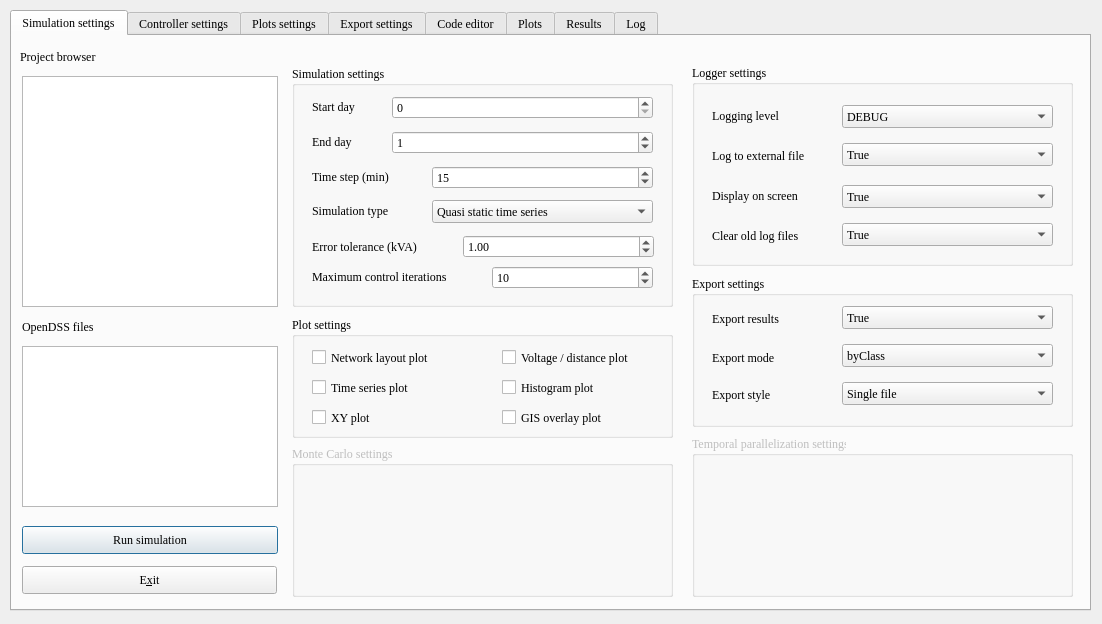
<?xml version="1.0" encoding="UTF-8"?>
<ui version="4.0">
 <class>PyDSS</class>
 <widget class="QDialog" name="PyDSS">
  <property name="windowModality">
   <enum>Qt::ApplicationModal</enum>
  </property>
  <property name="geometry">
   <rect>
    <x>0</x>
    <y>0</y>
    <width>1102</width>
    <height>624</height>
   </rect>
  </property>
  <property name="font">
   <font>
    <family>Times New Roman</family>
   </font>
  </property>
  <property name="windowTitle">
   <string>PyDSS</string>
  </property>
  <property name="windowIcon">
   <iconset>
    <normaloff>Icons/PyDSS.ico</normaloff>Icons/PyDSS.ico</iconset>
  </property>
  <property name="windowOpacity">
   <double>4.000000000000000</double>
  </property>
  <widget class="QTabWidget" name="tabWidget">
   <property name="enabled">
    <bool>true</bool>
   </property>
   <property name="geometry">
    <rect>
     <x>10</x>
     <y>10</y>
     <width>1081</width>
     <height>601</height>
    </rect>
   </property>
   <property name="font">
    <font>
     <family>Times New Roman</family>
    </font>
   </property>
   <property name="currentIndex">
    <number>0</number>
   </property>
   <widget class="QWidget" name="tab">
    <attribute name="title">
     <string>Simulation settings</string>
    </attribute>
    <widget class="QLabel" name="label_7">
     <property name="geometry">
      <rect>
       <x>8</x>
       <y>10</y>
       <width>191</width>
       <height>21</height>
      </rect>
     </property>
     <property name="text">
      <string>Project browser</string>
     </property>
    </widget>
    <widget class="QTreeView" name="treeView_ProjectBrowser">
     <property name="geometry">
      <rect>
       <x>10</x>
       <y>40</y>
       <width>256</width>
       <height>231</height>
      </rect>
     </property>
    </widget>
    <widget class="QGroupBox" name="groupBox">
     <property name="geometry">
      <rect>
       <x>280</x>
       <y>30</y>
       <width>381</width>
       <height>241</height>
      </rect>
     </property>
     <property name="title">
      <string>Simulation settings</string>
     </property>
     <widget class="QLabel" name="label_8">
      <property name="geometry">
       <rect>
        <x>20</x>
        <y>30</y>
        <width>191</width>
        <height>21</height>
       </rect>
      </property>
      <property name="text">
       <string>Start day</string>
      </property>
     </widget>
     <widget class="QLabel" name="label_9">
      <property name="geometry">
       <rect>
        <x>20</x>
        <y>65</y>
        <width>191</width>
        <height>21</height>
       </rect>
      </property>
      <property name="text">
       <string>End day</string>
      </property>
     </widget>
     <widget class="QLabel" name="label_10">
      <property name="geometry">
       <rect>
        <x>20</x>
        <y>100</y>
        <width>191</width>
        <height>21</height>
       </rect>
      </property>
      <property name="text">
       <string>Time step (min)</string>
      </property>
     </widget>
     <widget class="QLabel" name="label_11">
      <property name="geometry">
       <rect>
        <x>20</x>
        <y>200</y>
        <width>191</width>
        <height>21</height>
       </rect>
      </property>
      <property name="text">
       <string>Maximum control iterations</string>
      </property>
     </widget>
     <widget class="QLabel" name="label_12">
      <property name="geometry">
       <rect>
        <x>20</x>
        <y>134</y>
        <width>191</width>
        <height>21</height>
       </rect>
      </property>
      <property name="text">
       <string>Simulation type</string>
      </property>
     </widget>
     <widget class="QSpinBox" name="spinBox_StartDay">
      <property name="geometry">
       <rect>
        <x>100</x>
        <y>30</y>
        <width>261</width>
        <height>23</height>
       </rect>
      </property>
      <property name="maximum">
       <number>10000</number>
      </property>
     </widget>
     <widget class="QSpinBox" name="spinBox_EndDay">
      <property name="geometry">
       <rect>
        <x>100</x>
        <y>65</y>
        <width>261</width>
        <height>23</height>
       </rect>
      </property>
      <property name="maximum">
       <number>10000</number>
      </property>
      <property name="value">
       <number>1</number>
      </property>
     </widget>
     <widget class="QSpinBox" name="spinBox_TimeStep">
      <property name="geometry">
       <rect>
        <x>140</x>
        <y>100</y>
        <width>221</width>
        <height>23</height>
       </rect>
      </property>
      <property name="value">
       <number>15</number>
      </property>
     </widget>
     <widget class="QComboBox" name="comboBox_SimType">
      <property name="geometry">
       <rect>
        <x>140</x>
        <y>134</y>
        <width>221</width>
        <height>23</height>
       </rect>
      </property>
      <property name="editable">
       <bool>false</bool>
      </property>
      <property name="currentText">
       <string>Quasi static time series</string>
      </property>
      <property name="minimumContentsLength">
       <number>2</number>
      </property>
      <item>
       <property name="text">
        <string>Quasi static time series</string>
       </property>
      </item>
      <item>
       <property name="text">
        <string>Snapshot</string>
       </property>
      </item>
      <item>
       <property name="text">
        <string>Monte Carlo</string>
       </property>
      </item>
      <item>
       <property name="text">
        <string>Temporal parallelization</string>
       </property>
      </item>
     </widget>
     <widget class="QSpinBox" name="spinBox_MaxItr">
      <property name="geometry">
       <rect>
        <x>200</x>
        <y>200</y>
        <width>161</width>
        <height>23</height>
       </rect>
      </property>
      <property name="value">
       <number>10</number>
      </property>
     </widget>
     <widget class="QLabel" name="label_15">
      <property name="geometry">
       <rect>
        <x>20</x>
        <y>170</y>
        <width>191</width>
        <height>21</height>
       </rect>
      </property>
      <property name="text">
       <string>Error tolerance (kVA)</string>
      </property>
     </widget>
     <widget class="QDoubleSpinBox" name="doubleSpinBox">
      <property name="geometry">
       <rect>
        <x>171</x>
        <y>169</y>
        <width>191</width>
        <height>23</height>
       </rect>
      </property>
      <property name="maximum">
       <double>10000.000000000000000</double>
      </property>
      <property name="value">
       <double>1.000000000000000</double>
      </property>
     </widget>
    </widget>
    <widget class="QGroupBox" name="groupBox_2">
     <property name="geometry">
      <rect>
       <x>680</x>
       <y>29</y>
       <width>381</width>
       <height>201</height>
      </rect>
     </property>
     <property name="title">
      <string>Logger settings</string>
     </property>
     <widget class="QLabel" name="label_14">
      <property name="geometry">
       <rect>
        <x>20</x>
        <y>40</y>
        <width>191</width>
        <height>21</height>
       </rect>
      </property>
      <property name="text">
       <string>Logging level</string>
      </property>
     </widget>
     <widget class="QLabel" name="label_">
      <property name="geometry">
       <rect>
        <x>20</x>
        <y>160</y>
        <width>191</width>
        <height>21</height>
       </rect>
      </property>
      <property name="text">
       <string>Clear old log files</string>
      </property>
     </widget>
     <widget class="QLabel" name="label_LogExtFile">
      <property name="geometry">
       <rect>
        <x>20</x>
        <y>80</y>
        <width>191</width>
        <height>21</height>
       </rect>
      </property>
      <property name="text">
       <string>Log to external file</string>
      </property>
     </widget>
     <widget class="QLabel" name="label_LogScreen">
      <property name="geometry">
       <rect>
        <x>20</x>
        <y>120</y>
        <width>191</width>
        <height>21</height>
       </rect>
      </property>
      <property name="text">
       <string>Display on screen</string>
      </property>
     </widget>
     <widget class="QComboBox" name="comboBox_LogLvl">
      <property name="geometry">
       <rect>
        <x>150</x>
        <y>40</y>
        <width>211</width>
        <height>23</height>
       </rect>
      </property>
      <item>
       <property name="text">
        <string>DEBUG</string>
       </property>
      </item>
      <item>
       <property name="text">
        <string>WARNING</string>
       </property>
      </item>
      <item>
       <property name="text">
        <string>INFO</string>
       </property>
      </item>
     </widget>
     <widget class="QComboBox" name="comboBox_LogExtFile">
      <property name="geometry">
       <rect>
        <x>150</x>
        <y>78</y>
        <width>211</width>
        <height>23</height>
       </rect>
      </property>
      <item>
       <property name="text">
        <string>True</string>
       </property>
      </item>
      <item>
       <property name="text">
        <string>False</string>
       </property>
      </item>
     </widget>
     <widget class="QComboBox" name="comboBox_DelLog">
      <property name="geometry">
       <rect>
        <x>150</x>
        <y>158</y>
        <width>211</width>
        <height>23</height>
       </rect>
      </property>
      <item>
       <property name="text">
        <string>True</string>
       </property>
      </item>
      <item>
       <property name="text">
        <string>False</string>
       </property>
      </item>
     </widget>
     <widget class="QComboBox" name="comboBox_LogScreen">
      <property name="geometry">
       <rect>
        <x>150</x>
        <y>120</y>
        <width>211</width>
        <height>23</height>
       </rect>
      </property>
      <item>
       <property name="text">
        <string>True</string>
       </property>
      </item>
      <item>
       <property name="text">
        <string>False</string>
       </property>
      </item>
     </widget>
    </widget>
    <widget class="QGroupBox" name="groupBox_3">
     <property name="geometry">
      <rect>
       <x>280</x>
       <y>281</y>
       <width>381</width>
       <height>121</height>
      </rect>
     </property>
     <property name="title">
      <string>Plot settings</string>
     </property>
     <widget class="QCheckBox" name="checkBox_NetworkLayout">
      <property name="geometry">
       <rect>
        <x>20</x>
        <y>30</y>
        <width>181</width>
        <height>21</height>
       </rect>
      </property>
      <property name="text">
       <string>Network layout plot</string>
      </property>
     </widget>
     <widget class="QCheckBox" name="checkBox_XY">
      <property name="geometry">
       <rect>
        <x>20</x>
        <y>90</y>
        <width>181</width>
        <height>21</height>
       </rect>
      </property>
      <property name="text">
       <string>XY plot</string>
      </property>
     </widget>
     <widget class="QCheckBox" name="checkBox_TimeSeries">
      <property name="geometry">
       <rect>
        <x>20</x>
        <y>60</y>
        <width>181</width>
        <height>21</height>
       </rect>
      </property>
      <property name="text">
       <string>Time series plot</string>
      </property>
     </widget>
     <widget class="QCheckBox" name="checkBox_Histogram">
      <property name="geometry">
       <rect>
        <x>210</x>
        <y>60</y>
        <width>181</width>
        <height>21</height>
       </rect>
      </property>
      <property name="text">
       <string>Histogram plot</string>
      </property>
     </widget>
     <widget class="QCheckBox" name="checkBox_GIS">
      <property name="geometry">
       <rect>
        <x>210</x>
        <y>90</y>
        <width>181</width>
        <height>21</height>
       </rect>
      </property>
      <property name="text">
       <string>GIS overlay plot</string>
      </property>
     </widget>
     <widget class="QCheckBox" name="checkBox_VD">
      <property name="geometry">
       <rect>
        <x>210</x>
        <y>30</y>
        <width>181</width>
        <height>21</height>
       </rect>
      </property>
      <property name="text">
       <string>Voltage / distance plot</string>
      </property>
     </widget>
    </widget>
    <widget class="QGroupBox" name="groupBox_4">
     <property name="geometry">
      <rect>
       <x>680</x>
       <y>240</y>
       <width>381</width>
       <height>151</height>
      </rect>
     </property>
     <property name="title">
      <string>Export settings</string>
     </property>
     <property name="flat">
      <bool>false</bool>
     </property>
     <widget class="QLabel" name="label_18">
      <property name="geometry">
       <rect>
        <x>20</x>
        <y>32</y>
        <width>191</width>
        <height>21</height>
       </rect>
      </property>
      <property name="frameShape">
       <enum>QFrame::NoFrame</enum>
      </property>
      <property name="text">
       <string>Export results</string>
      </property>
     </widget>
     <widget class="QLabel" name="label_19">
      <property name="geometry">
       <rect>
        <x>20</x>
        <y>108</y>
        <width>191</width>
        <height>21</height>
       </rect>
      </property>
      <property name="text">
       <string>Export style</string>
      </property>
     </widget>
     <widget class="QLabel" name="label_20">
      <property name="geometry">
       <rect>
        <x>20</x>
        <y>71</y>
        <width>191</width>
        <height>21</height>
       </rect>
      </property>
      <property name="text">
       <string>Export mode</string>
      </property>
     </widget>
     <widget class="QComboBox" name="comboBox_ExportMode">
      <property name="geometry">
       <rect>
        <x>150</x>
        <y>68</y>
        <width>211</width>
        <height>23</height>
       </rect>
      </property>
      <item>
       <property name="text">
        <string>byClass</string>
       </property>
      </item>
      <item>
       <property name="text">
        <string>byElement</string>
       </property>
      </item>
     </widget>
     <widget class="QComboBox" name="comboBox_ExportResults">
      <property name="geometry">
       <rect>
        <x>150</x>
        <y>30</y>
        <width>211</width>
        <height>23</height>
       </rect>
      </property>
      <item>
       <property name="text">
        <string>True</string>
       </property>
      </item>
      <item>
       <property name="text">
        <string>False</string>
       </property>
      </item>
     </widget>
     <widget class="QComboBox" name="comboBox_ExportStyle">
      <property name="geometry">
       <rect>
        <x>150</x>
        <y>106</y>
        <width>211</width>
        <height>23</height>
       </rect>
      </property>
      <item>
       <property name="text">
        <string>Single file</string>
       </property>
      </item>
      <item>
       <property name="text">
        <string>Seperate files</string>
       </property>
      </item>
     </widget>
    </widget>
    <widget class="QLabel" name="label_13">
     <property name="geometry">
      <rect>
       <x>10</x>
       <y>280</y>
       <width>191</width>
       <height>21</height>
      </rect>
     </property>
     <property name="text">
      <string>OpenDSS files</string>
     </property>
    </widget>
    <widget class="QListWidget" name="listWidget_opendssfiles">
     <property name="geometry">
      <rect>
       <x>10</x>
       <y>310</y>
       <width>256</width>
       <height>161</height>
      </rect>
     </property>
    </widget>
    <widget class="QGroupBox" name="groupBox_5">
     <property name="enabled">
      <bool>false</bool>
     </property>
     <property name="geometry">
      <rect>
       <x>680</x>
       <y>400</y>
       <width>381</width>
       <height>161</height>
      </rect>
     </property>
     <property name="title">
      <string>Temporal parallelization settings</string>
     </property>
     <property name="flat">
      <bool>false</bool>
     </property>
    </widget>
    <widget class="QGroupBox" name="groupBox_6">
     <property name="enabled">
      <bool>false</bool>
     </property>
     <property name="geometry">
      <rect>
       <x>280</x>
       <y>410</y>
       <width>381</width>
       <height>151</height>
      </rect>
     </property>
     <property name="title">
      <string>Monte Carlo settings</string>
     </property>
     <property name="flat">
      <bool>false</bool>
     </property>
    </widget>
    <widget class="QPushButton" name="pushButton_RunSimulation">
     <property name="geometry">
      <rect>
       <x>10</x>
       <y>490</y>
       <width>256</width>
       <height>28</height>
      </rect>
     </property>
     <property name="text">
      <string>Run simulation</string>
     </property>
    </widget>
    <widget class="QPushButton" name="pushButton_Exit">
     <property name="geometry">
      <rect>
       <x>10</x>
       <y>530</y>
       <width>255</width>
       <height>28</height>
      </rect>
     </property>
     <property name="text">
      <string>E&amp;xit</string>
     </property>
    </widget>
   </widget>
   <widget class="QWidget" name="tab_2">
    <attribute name="title">
     <string>Controller settings</string>
    </attribute>
    <widget class="QLabel" name="label_5">
     <property name="geometry">
      <rect>
       <x>210</x>
       <y>10</y>
       <width>191</width>
       <height>21</height>
      </rect>
     </property>
     <property name="text">
      <string>File dataset</string>
     </property>
    </widget>
    <widget class="QTableWidget" name="tableWidget_CtrlTable">
     <property name="geometry">
      <rect>
       <x>210</x>
       <y>40</y>
       <width>851</width>
       <height>521</height>
      </rect>
     </property>
    </widget>
    <widget class="QLabel" name="label_6">
     <property name="geometry">
      <rect>
       <x>8</x>
       <y>10</y>
       <width>191</width>
       <height>21</height>
      </rect>
     </property>
     <property name="text">
      <string>List of controller files</string>
     </property>
    </widget>
    <widget class="QPushButton" name="pushButton_CtrlDel">
     <property name="geometry">
      <rect>
       <x>9</x>
       <y>490</y>
       <width>191</width>
       <height>31</height>
      </rect>
     </property>
     <property name="text">
      <string>Save settings file</string>
     </property>
    </widget>
    <widget class="QPushButton" name="pushButton_CtrlNew">
     <property name="geometry">
      <rect>
       <x>9</x>
       <y>530</y>
       <width>191</width>
       <height>31</height>
      </rect>
     </property>
     <property name="text">
      <string>Create new settings file</string>
     </property>
    </widget>
    <widget class="QListWidget" name="listWidget_CtrlFiles">
     <property name="geometry">
      <rect>
       <x>9</x>
       <y>41</y>
       <width>191</width>
       <height>431</height>
      </rect>
     </property>
    </widget>
   </widget>
   <widget class="QWidget" name="tab_3">
    <attribute name="title">
     <string>Plots settings</string>
    </attribute>
    <widget class="QListWidget" name="listWidget_PltFiles">
     <property name="geometry">
      <rect>
       <x>10</x>
       <y>40</y>
       <width>191</width>
       <height>431</height>
      </rect>
     </property>
    </widget>
    <widget class="QLabel" name="label_3">
     <property name="geometry">
      <rect>
       <x>210</x>
       <y>10</y>
       <width>191</width>
       <height>21</height>
      </rect>
     </property>
     <property name="text">
      <string>File dataset</string>
     </property>
    </widget>
    <widget class="QTableWidget" name="tableWidget_PltTable">
     <property name="geometry">
      <rect>
       <x>210</x>
       <y>40</y>
       <width>851</width>
       <height>521</height>
      </rect>
     </property>
    </widget>
    <widget class="QLabel" name="label_4">
     <property name="geometry">
      <rect>
       <x>8</x>
       <y>10</y>
       <width>191</width>
       <height>21</height>
      </rect>
     </property>
     <property name="text">
      <string>List of plot files</string>
     </property>
    </widget>
    <widget class="QPushButton" name="pushButton_pltdel">
     <property name="geometry">
      <rect>
       <x>10</x>
       <y>490</y>
       <width>191</width>
       <height>31</height>
      </rect>
     </property>
     <property name="text">
      <string>Save settings file</string>
     </property>
    </widget>
    <widget class="QPushButton" name="pushButton_PltNew">
     <property name="geometry">
      <rect>
       <x>10</x>
       <y>530</y>
       <width>191</width>
       <height>31</height>
      </rect>
     </property>
     <property name="text">
      <string>Create new settings file</string>
     </property>
    </widget>
   </widget>
   <widget class="QWidget" name="tab_4">
    <attribute name="title">
     <string>Export settings</string>
    </attribute>
    <widget class="QTableWidget" name="tableWidget_ExpTable">
     <property name="geometry">
      <rect>
       <x>210</x>
       <y>40</y>
       <width>851</width>
       <height>521</height>
      </rect>
     </property>
    </widget>
    <widget class="QLabel" name="label">
     <property name="geometry">
      <rect>
       <x>8</x>
       <y>10</y>
       <width>191</width>
       <height>21</height>
      </rect>
     </property>
     <property name="text">
      <string>List of export files</string>
     </property>
    </widget>
    <widget class="QLabel" name="label_2">
     <property name="geometry">
      <rect>
       <x>210</x>
       <y>10</y>
       <width>191</width>
       <height>21</height>
      </rect>
     </property>
     <property name="text">
      <string>File dataset</string>
     </property>
    </widget>
    <widget class="QPushButton" name="pushButton_ExpDel">
     <property name="geometry">
      <rect>
       <x>10</x>
       <y>490</y>
       <width>191</width>
       <height>31</height>
      </rect>
     </property>
     <property name="text">
      <string>Save settings file</string>
     </property>
    </widget>
    <widget class="QPushButton" name="pushButton_ExpNew">
     <property name="geometry">
      <rect>
       <x>10</x>
       <y>530</y>
       <width>191</width>
       <height>31</height>
      </rect>
     </property>
     <property name="text">
      <string>Create new settings file</string>
     </property>
    </widget>
    <widget class="QListWidget" name="listWidget_ExpFiles">
     <property name="geometry">
      <rect>
       <x>10</x>
       <y>40</y>
       <width>191</width>
       <height>431</height>
      </rect>
     </property>
    </widget>
   </widget>
   <widget class="QWidget" name="tab_7">
    <attribute name="title">
     <string>Code editor</string>
    </attribute>
    <widget class="QTreeView" name="treeView_PythonFiles">
     <property name="geometry">
      <rect>
       <x>10</x>
       <y>40</y>
       <width>201</width>
       <height>431</height>
      </rect>
     </property>
    </widget>
    <widget class="QPushButton" name="pushButton_NewPython">
     <property name="geometry">
      <rect>
       <x>10</x>
       <y>530</y>
       <width>201</width>
       <height>31</height>
      </rect>
     </property>
     <property name="text">
      <string>Create new Python file</string>
     </property>
    </widget>
    <widget class="QPushButton" name="pushButton_PythonEdit">
     <property name="geometry">
      <rect>
       <x>10</x>
       <y>490</y>
       <width>201</width>
       <height>31</height>
      </rect>
     </property>
     <property name="text">
      <string>Save Python file</string>
     </property>
    </widget>
    <widget class="QTextEdit" name="textEdit_Python">
     <property name="geometry">
      <rect>
       <x>220</x>
       <y>40</y>
       <width>841</width>
       <height>521</height>
      </rect>
     </property>
    </widget>
    <widget class="QLabel" name="label_21">
     <property name="geometry">
      <rect>
       <x>10</x>
       <y>10</y>
       <width>191</width>
       <height>21</height>
      </rect>
     </property>
     <property name="text">
      <string>List of Python files</string>
     </property>
    </widget>
    <widget class="QLabel" name="label_22">
     <property name="geometry">
      <rect>
       <x>220</x>
       <y>10</y>
       <width>191</width>
       <height>21</height>
      </rect>
     </property>
     <property name="text">
      <string>File editor</string>
     </property>
    </widget>
   </widget>
   <widget class="QWidget" name="tab_6">
    <attribute name="title">
     <string>Plots</string>
    </attribute>
    <widget class="QTreeView" name="treeView_PlotBrowser">
     <property name="geometry">
      <rect>
       <x>10</x>
       <y>40</y>
       <width>201</width>
       <height>521</height>
      </rect>
     </property>
    </widget>
    <widget class="QLabel" name="label_17">
     <property name="geometry">
      <rect>
       <x>10</x>
       <y>10</y>
       <width>191</width>
       <height>21</height>
      </rect>
     </property>
     <property name="text">
      <string>List of plots</string>
     </property>
    </widget>
    <widget class="QLabel" name="label_45">
     <property name="geometry">
      <rect>
       <x>220</x>
       <y>10</y>
       <width>191</width>
       <height>21</height>
      </rect>
     </property>
     <property name="text">
      <string>Plot </string>
     </property>
    </widget>
   </widget>
   <widget class="QWidget" name="tab_15">
    <attribute name="title">
     <string>Results</string>
    </attribute>
    <widget class="QTreeView" name="treeView_Results">
     <property name="geometry">
      <rect>
       <x>10</x>
       <y>40</y>
       <width>261</width>
       <height>231</height>
      </rect>
     </property>
    </widget>
    <widget class="QLabel" name="label_46">
     <property name="geometry">
      <rect>
       <x>10</x>
       <y>10</y>
       <width>191</width>
       <height>21</height>
      </rect>
     </property>
     <property name="text">
      <string>List of result files</string>
     </property>
    </widget>
    <widget class="QLabel" name="label_47">
     <property name="geometry">
      <rect>
       <x>290</x>
       <y>10</y>
       <width>191</width>
       <height>21</height>
      </rect>
     </property>
     <property name="text">
      <string>Plot </string>
     </property>
    </widget>
    <widget class="QLabel" name="label_48">
     <property name="geometry">
      <rect>
       <x>10</x>
       <y>280</y>
       <width>191</width>
       <height>21</height>
      </rect>
     </property>
     <property name="text">
      <string>Results</string>
     </property>
    </widget>
    <widget class="QListWidget" name="listWidget_Results">
     <property name="geometry">
      <rect>
       <x>10</x>
       <y>310</y>
       <width>261</width>
       <height>251</height>
      </rect>
     </property>
    </widget>
   </widget>
   <widget class="QWidget" name="tab_5">
    <attribute name="title">
     <string>Log</string>
    </attribute>
    <widget class="QTextBrowser" name="textBrowser_Log">
     <property name="geometry">
      <rect>
       <x>10</x>
       <y>41</y>
       <width>1051</width>
       <height>481</height>
      </rect>
     </property>
    </widget>
    <widget class="QPushButton" name="pushButton_ClearLog">
     <property name="geometry">
      <rect>
       <x>807</x>
       <y>530</y>
       <width>255</width>
       <height>28</height>
      </rect>
     </property>
     <property name="text">
      <string>Clear log file</string>
     </property>
    </widget>
    <widget class="QPushButton" name="pushButton_SaveLog">
     <property name="geometry">
      <rect>
       <x>540</x>
       <y>530</y>
       <width>255</width>
       <height>28</height>
      </rect>
     </property>
     <property name="text">
      <string>Save log file</string>
     </property>
    </widget>
    <widget class="QLabel" name="label_16">
     <property name="geometry">
      <rect>
       <x>10</x>
       <y>10</y>
       <width>191</width>
       <height>21</height>
      </rect>
     </property>
     <property name="text">
      <string>List of export files</string>
     </property>
    </widget>
   </widget>
  </widget>
 </widget>
 <resources/>
 <connections/>
</ui>
